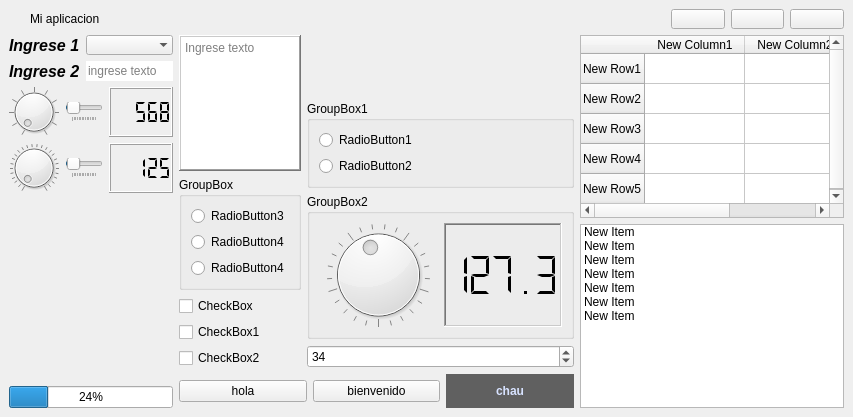
<?xml version="1.0" encoding="UTF-8"?>
<ui version="4.0">
 <class>MainWindow</class>
 <widget class="QMainWindow" name="MainWindow">
  <property name="geometry">
   <rect>
    <x>0</x>
    <y>0</y>
    <width>853</width>
    <height>417</height>
   </rect>
  </property>
  <property name="minimumSize">
   <size>
    <width>600</width>
    <height>400</height>
   </size>
  </property>
  <property name="windowTitle">
   <string>MainWindow</string>
  </property>
  <property name="windowIcon">
   <iconset resource="resource.qrc">
    <normaloff>:/imagenes/Imagenes/adidas_blanco.png</normaloff>:/imagenes/Imagenes/adidas_blanco.png</iconset>
  </property>
  <property name="windowOpacity">
   <double>0.990000000000000</double>
  </property>
  <widget class="QWidget" name="centralwidget">
   <layout class="QGridLayout" name="gridLayout" rowminimumheight="1,5">
    <item row="0" column="0">
     <layout class="QHBoxLayout" name="barraTitulo" stretch="1,6,16,6">
      <property name="sizeConstraint">
       <enum>QLayout::SizeConstraint::SetMinimumSize</enum>
      </property>
      <item>
       <widget class="QLabel" name="label_5">
        <property name="maximumSize">
         <size>
          <width>15</width>
          <height>20</height>
         </size>
        </property>
        <property name="text">
         <string/>
        </property>
        <property name="pixmap">
         <pixmap resource="resource.qrc">:/imagenes/Imagenes/utn_blanco.png</pixmap>
        </property>
        <property name="scaledContents">
         <bool>true</bool>
        </property>
       </widget>
      </item>
      <item>
       <widget class="QLabel" name="labelTitulo">
        <property name="maximumSize">
         <size>
          <width>16777215</width>
          <height>20</height>
         </size>
        </property>
        <property name="text">
         <string>Mi aplicacion</string>
        </property>
       </widget>
      </item>
      <item>
       <spacer name="horizontalSpacer">
        <property name="orientation">
         <enum>Qt::Orientation::Horizontal</enum>
        </property>
        <property name="sizeHint" stdset="0">
         <size>
          <width>40</width>
          <height>20</height>
         </size>
        </property>
       </spacer>
      </item>
      <item>
       <layout class="QHBoxLayout" name="horizontalLayout" stretch="1,1,1">
        <item>
         <widget class="QPushButton" name="btnMinimizar">
          <property name="sizePolicy">
           <sizepolicy hsizetype="Ignored" vsizetype="Ignored">
            <horstretch>0</horstretch>
            <verstretch>0</verstretch>
           </sizepolicy>
          </property>
          <property name="maximumSize">
           <size>
            <width>16777215</width>
            <height>20</height>
           </size>
          </property>
          <property name="text">
           <string/>
          </property>
          <property name="icon">
           <iconset resource="resource.qrc">
            <normaloff>:/imagenes/Imagenes/minimize_24dp_EFEFEF_FILL0_wght400_GRAD0_opsz24 (1).png</normaloff>:/imagenes/Imagenes/minimize_24dp_EFEFEF_FILL0_wght400_GRAD0_opsz24 (1).png</iconset>
          </property>
         </widget>
        </item>
        <item>
         <widget class="QPushButton" name="btnMaximizar">
          <property name="sizePolicy">
           <sizepolicy hsizetype="Ignored" vsizetype="Expanding">
            <horstretch>0</horstretch>
            <verstretch>0</verstretch>
           </sizepolicy>
          </property>
          <property name="maximumSize">
           <size>
            <width>16777215</width>
            <height>20</height>
           </size>
          </property>
          <property name="text">
           <string/>
          </property>
          <property name="icon">
           <iconset resource="resource.qrc">
            <normaloff>:/imagenes/Imagenes/expand_content_24dp_EFEFEF_FILL0_wght400_GRAD0_opsz24.png</normaloff>:/imagenes/Imagenes/expand_content_24dp_EFEFEF_FILL0_wght400_GRAD0_opsz24.png</iconset>
          </property>
          <property name="iconSize">
           <size>
            <width>30</width>
            <height>30</height>
           </size>
          </property>
         </widget>
        </item>
        <item>
         <widget class="QPushButton" name="btnCerrar">
          <property name="sizePolicy">
           <sizepolicy hsizetype="Ignored" vsizetype="Ignored">
            <horstretch>0</horstretch>
            <verstretch>0</verstretch>
           </sizepolicy>
          </property>
          <property name="maximumSize">
           <size>
            <width>16777215</width>
            <height>20</height>
           </size>
          </property>
          <property name="text">
           <string/>
          </property>
          <property name="icon">
           <iconset resource="resource.qrc">
            <normaloff>:/imagenes/Imagenes/close_24dp_EFEFEF_FILL0_wght400_GRAD0_opsz24.png</normaloff>:/imagenes/Imagenes/close_24dp_EFEFEF_FILL0_wght400_GRAD0_opsz24.png</iconset>
          </property>
         </widget>
        </item>
       </layout>
      </item>
     </layout>
    </item>
    <item row="1" column="0">
     <layout class="QHBoxLayout" name="horizontalLayout_9" stretch="1,3,2">
      <item>
       <layout class="QVBoxLayout" name="verticalLayout" stretch="1,1,1,1,6,1">
        <item>
         <layout class="QHBoxLayout" name="horizontalLayout_3" stretch="1,2">
          <item>
           <widget class="QLabel" name="label_3">
            <property name="font">
             <font>
              <pointsize>12</pointsize>
              <italic>true</italic>
              <bold>true</bold>
             </font>
            </property>
            <property name="text">
             <string>Ingrese 1</string>
            </property>
           </widget>
          </item>
          <item>
           <widget class="QComboBox" name="comboBox">
            <property name="focusPolicy">
             <enum>Qt::FocusPolicy::NoFocus</enum>
            </property>
            <property name="contextMenuPolicy">
             <enum>Qt::ContextMenuPolicy::ActionsContextMenu</enum>
            </property>
            <property name="editable">
             <bool>false</bool>
            </property>
            <property name="currentText">
             <string notr="true"/>
            </property>
            <property name="currentIndex">
             <number>-1</number>
            </property>
            <property name="maxCount">
             <number>2147483641</number>
            </property>
            <property name="insertPolicy">
             <enum>QComboBox::InsertPolicy::NoInsert</enum>
            </property>
            <property name="sizeAdjustPolicy">
             <enum>QComboBox::SizeAdjustPolicy::AdjustToContents</enum>
            </property>
            <property name="minimumContentsLength">
             <number>0</number>
            </property>
            <property name="placeholderText">
             <string notr="true">seleccione</string>
            </property>
            <property name="duplicatesEnabled">
             <bool>false</bool>
            </property>
            <property name="frame">
             <bool>false</bool>
            </property>
            <property name="modelColumn">
             <number>0</number>
            </property>
            <property name="labelDrawingMode">
             <enum>QComboBox::LabelDrawingMode::UseStyle</enum>
            </property>
            <item>
             <property name="text">
              <string>item1</string>
             </property>
            </item>
            <item>
             <property name="text">
              <string>item2</string>
             </property>
            </item>
            <item>
             <property name="text">
              <string>item3</string>
             </property>
            </item>
            <item>
             <property name="text">
              <string>item4</string>
             </property>
            </item>
           </widget>
          </item>
         </layout>
        </item>
        <item>
         <layout class="QHBoxLayout" name="horizontalLayout_2" stretch="1,2">
          <item>
           <widget class="QLabel" name="label_2">
            <property name="font">
             <font>
              <pointsize>12</pointsize>
              <italic>true</italic>
              <bold>true</bold>
             </font>
            </property>
            <property name="text">
             <string>Ingrese 2</string>
            </property>
           </widget>
          </item>
          <item>
           <widget class="QLineEdit" name="lineEdit">
            <property name="focusPolicy">
             <enum>Qt::FocusPolicy::StrongFocus</enum>
            </property>
            <property name="text">
             <string/>
            </property>
            <property name="frame">
             <bool>false</bool>
            </property>
            <property name="placeholderText">
             <string>ingrese texto</string>
            </property>
           </widget>
          </item>
         </layout>
        </item>
        <item>
         <layout class="QHBoxLayout" name="horizontalLayout_8" stretch="1,2,2">
          <item>
           <widget class="QDial" name="dial_3">
            <property name="singleStep">
             <number>10</number>
            </property>
            <property name="orientation">
             <enum>Qt::Orientation::Vertical</enum>
            </property>
            <property name="invertedAppearance">
             <bool>false</bool>
            </property>
            <property name="invertedControls">
             <bool>false</bool>
            </property>
            <property name="wrapping">
             <bool>false</bool>
            </property>
            <property name="notchesVisible">
             <bool>true</bool>
            </property>
           </widget>
          </item>
          <item>
           <widget class="QSlider" name="horizontalSlider_2">
            <property name="value">
             <number>4</number>
            </property>
            <property name="orientation">
             <enum>Qt::Orientation::Horizontal</enum>
            </property>
            <property name="invertedAppearance">
             <bool>false</bool>
            </property>
            <property name="invertedControls">
             <bool>false</bool>
            </property>
            <property name="tickPosition">
             <enum>QSlider::TickPosition::TicksBelow</enum>
            </property>
            <property name="tickInterval">
             <number>7</number>
            </property>
           </widget>
          </item>
          <item>
           <widget class="QLCDNumber" name="lcdNumber_2">
            <property name="segmentStyle">
             <enum>QLCDNumber::SegmentStyle::Flat</enum>
            </property>
            <property name="intValue" stdset="0">
             <number>568</number>
            </property>
           </widget>
          </item>
         </layout>
        </item>
        <item>
         <layout class="QHBoxLayout" name="horizontalLayout_5" stretch="1,2,2">
          <item>
           <widget class="QDial" name="dial">
            <property name="pageStep">
             <number>25</number>
            </property>
            <property name="wrapping">
             <bool>false</bool>
            </property>
            <property name="notchesVisible">
             <bool>true</bool>
            </property>
           </widget>
          </item>
          <item>
           <widget class="QSlider" name="horizontalSlider">
            <property name="value">
             <number>4</number>
            </property>
            <property name="orientation">
             <enum>Qt::Orientation::Horizontal</enum>
            </property>
            <property name="invertedAppearance">
             <bool>false</bool>
            </property>
            <property name="invertedControls">
             <bool>false</bool>
            </property>
            <property name="tickPosition">
             <enum>QSlider::TickPosition::TicksBelow</enum>
            </property>
            <property name="tickInterval">
             <number>7</number>
            </property>
           </widget>
          </item>
          <item>
           <widget class="QLCDNumber" name="lcdNumber_3">
            <property name="segmentStyle">
             <enum>QLCDNumber::SegmentStyle::Flat</enum>
            </property>
            <property name="intValue" stdset="0">
             <number>125</number>
            </property>
           </widget>
          </item>
         </layout>
        </item>
        <item>
         <spacer name="verticalSpacer">
          <property name="orientation">
           <enum>Qt::Orientation::Vertical</enum>
          </property>
          <property name="sizeHint" stdset="0">
           <size>
            <width>20</width>
            <height>40</height>
           </size>
          </property>
         </spacer>
        </item>
        <item>
         <widget class="QProgressBar" name="progressBar">
          <property name="value">
           <number>24</number>
          </property>
         </widget>
        </item>
       </layout>
      </item>
      <item>
       <layout class="QVBoxLayout" name="verticalLayout_5">
        <item>
         <layout class="QHBoxLayout" name="horizontalLayout_4" stretch="1,5">
          <item>
           <layout class="QVBoxLayout" name="verticalLayout_3" stretch="4,1,1">
            <item>
             <widget class="QTextEdit" name="textEdit">
              <property name="frameShape">
               <enum>QFrame::Shape::WinPanel</enum>
              </property>
              <property name="frameShadow">
               <enum>QFrame::Shadow::Raised</enum>
              </property>
              <property name="documentTitle">
               <string/>
              </property>
              <property name="markdown">
               <string/>
              </property>
              <property name="html">
               <string>&lt;!DOCTYPE HTML PUBLIC &quot;-//W3C//DTD HTML 4.0//EN&quot; &quot;http://www.w3.org/TR/REC-html40/strict.dtd&quot;&gt;
&lt;html&gt;&lt;head&gt;&lt;meta name=&quot;qrichtext&quot; content=&quot;1&quot; /&gt;&lt;meta charset=&quot;utf-8&quot; /&gt;&lt;style type=&quot;text/css&quot;&gt;
p, li { white-space: pre-wrap; }
hr { height: 1px; border-width: 0; }
li.unchecked::marker { content: &quot;\2610&quot;; }
li.checked::marker { content: &quot;\2612&quot;; }
&lt;/style&gt;&lt;/head&gt;&lt;body style=&quot; font-family:'Segoe UI'; font-size:9pt; font-weight:400; font-style:normal;&quot;&gt;
&lt;p style=&quot;-qt-paragraph-type:empty; margin-top:0px; margin-bottom:0px; margin-left:0px; margin-right:0px; -qt-block-indent:0; text-indent:0px;&quot;&gt;&lt;br /&gt;&lt;/p&gt;&lt;/body&gt;&lt;/html&gt;</string>
              </property>
              <property name="overwriteMode">
               <bool>true</bool>
              </property>
              <property name="placeholderText">
               <string>Ingrese texto</string>
              </property>
             </widget>
            </item>
            <item>
             <widget class="QGroupBox" name="groupBox_3">
              <property name="sizePolicy">
               <sizepolicy hsizetype="Expanding" vsizetype="Preferred">
                <horstretch>0</horstretch>
                <verstretch>0</verstretch>
               </sizepolicy>
              </property>
              <property name="title">
               <string>GroupBox</string>
              </property>
              <layout class="QVBoxLayout" name="verticalLayout_6">
               <item>
                <widget class="QRadioButton" name="radioButton_3">
                 <property name="sizePolicy">
                  <sizepolicy hsizetype="Minimum" vsizetype="Expanding">
                   <horstretch>0</horstretch>
                   <verstretch>0</verstretch>
                  </sizepolicy>
                 </property>
                 <property name="text">
                  <string>RadioButton3</string>
                 </property>
                 <attribute name="buttonGroup">
                  <string notr="true">buttonGroup_2</string>
                 </attribute>
                </widget>
               </item>
               <item>
                <widget class="QRadioButton" name="radioButton_4">
                 <property name="sizePolicy">
                  <sizepolicy hsizetype="Minimum" vsizetype="Expanding">
                   <horstretch>0</horstretch>
                   <verstretch>0</verstretch>
                  </sizepolicy>
                 </property>
                 <property name="text">
                  <string>RadioButton4</string>
                 </property>
                 <attribute name="buttonGroup">
                  <string notr="true">buttonGroup_2</string>
                 </attribute>
                </widget>
               </item>
               <item>
                <widget class="QRadioButton" name="radioButton_5">
                 <property name="sizePolicy">
                  <sizepolicy hsizetype="Minimum" vsizetype="Expanding">
                   <horstretch>0</horstretch>
                   <verstretch>0</verstretch>
                  </sizepolicy>
                 </property>
                 <property name="text">
                  <string>RadioButton4</string>
                 </property>
                 <attribute name="buttonGroup">
                  <string notr="true">buttonGroup_2</string>
                 </attribute>
                </widget>
               </item>
              </layout>
             </widget>
            </item>
            <item>
             <layout class="QVBoxLayout" name="verticalLayout_7">
              <item>
               <widget class="QCheckBox" name="checkBox">
                <property name="sizePolicy">
                 <sizepolicy hsizetype="Expanding" vsizetype="Fixed">
                  <horstretch>0</horstretch>
                  <verstretch>0</verstretch>
                 </sizepolicy>
                </property>
                <property name="text">
                 <string>CheckBox</string>
                </property>
               </widget>
              </item>
              <item>
               <widget class="QCheckBox" name="checkBox_2">
                <property name="sizePolicy">
                 <sizepolicy hsizetype="Expanding" vsizetype="Fixed">
                  <horstretch>0</horstretch>
                  <verstretch>0</verstretch>
                 </sizepolicy>
                </property>
                <property name="text">
                 <string>CheckBox1</string>
                </property>
               </widget>
              </item>
              <item>
               <widget class="QCheckBox" name="checkBox_3">
                <property name="sizePolicy">
                 <sizepolicy hsizetype="Expanding" vsizetype="Fixed">
                  <horstretch>0</horstretch>
                  <verstretch>0</verstretch>
                 </sizepolicy>
                </property>
                <property name="text">
                 <string>CheckBox2</string>
                </property>
               </widget>
              </item>
             </layout>
            </item>
           </layout>
          </item>
          <item>
           <layout class="QVBoxLayout" name="verticalLayout_2" stretch="5,1,10,1">
            <item>
             <layout class="QHBoxLayout" name="horizontalLayout_10" stretch="1,1">
              <item>
               <widget class="QLabel" name="label">
                <property name="sizePolicy">
                 <sizepolicy hsizetype="Expanding" vsizetype="Expanding">
                  <horstretch>0</horstretch>
                  <verstretch>0</verstretch>
                 </sizepolicy>
                </property>
                <property name="maximumSize">
                 <size>
                  <width>60</width>
                  <height>60</height>
                 </size>
                </property>
                <property name="text">
                 <string/>
                </property>
                <property name="textFormat">
                 <enum>Qt::TextFormat::AutoText</enum>
                </property>
                <property name="pixmap">
                 <pixmap resource="resource.qrc">:/imagenes/Imagenes/adidas_blanco.png</pixmap>
                </property>
                <property name="scaledContents">
                 <bool>true</bool>
                </property>
                <property name="alignment">
                 <set>Qt::AlignmentFlag::AlignCenter</set>
                </property>
                <property name="wordWrap">
                 <bool>false</bool>
                </property>
               </widget>
              </item>
              <item>
               <widget class="QLabel" name="label_4">
                <property name="sizePolicy">
                 <sizepolicy hsizetype="Expanding" vsizetype="Expanding">
                  <horstretch>0</horstretch>
                  <verstretch>0</verstretch>
                 </sizepolicy>
                </property>
                <property name="maximumSize">
                 <size>
                  <width>60</width>
                  <height>60</height>
                 </size>
                </property>
                <property name="text">
                 <string/>
                </property>
                <property name="pixmap">
                 <pixmap resource="resource.qrc">:/imagenes/Imagenes/puma_blanco.png</pixmap>
                </property>
                <property name="scaledContents">
                 <bool>true</bool>
                </property>
               </widget>
              </item>
             </layout>
            </item>
            <item>
             <widget class="QGroupBox" name="groupBox">
              <property name="sizePolicy">
               <sizepolicy hsizetype="Expanding" vsizetype="Preferred">
                <horstretch>0</horstretch>
                <verstretch>0</verstretch>
               </sizepolicy>
              </property>
              <property name="title">
               <string>GroupBox1</string>
              </property>
              <property name="checkable">
               <bool>false</bool>
              </property>
              <property name="checked">
               <bool>false</bool>
              </property>
              <layout class="QGridLayout" name="gridLayout_2">
               <item row="0" column="0">
                <widget class="QRadioButton" name="radioButton">
                 <property name="text">
                  <string>RadioButton1</string>
                 </property>
                 <attribute name="buttonGroup">
                  <string notr="true">buttonGroup</string>
                 </attribute>
                </widget>
               </item>
               <item row="1" column="0">
                <widget class="QRadioButton" name="radioButton_2">
                 <property name="text">
                  <string>RadioButton2</string>
                 </property>
                 <attribute name="buttonGroup">
                  <string notr="true">buttonGroup</string>
                 </attribute>
                </widget>
               </item>
              </layout>
             </widget>
            </item>
            <item>
             <widget class="QGroupBox" name="groupBox_2">
              <property name="sizePolicy">
               <sizepolicy hsizetype="Expanding" vsizetype="Preferred">
                <horstretch>0</horstretch>
                <verstretch>0</verstretch>
               </sizepolicy>
              </property>
              <property name="title">
               <string>GroupBox2</string>
              </property>
              <layout class="QGridLayout" name="gridLayout_3">
               <item row="0" column="0">
                <widget class="QDial" name="dial_2">
                 <property name="value">
                  <number>45</number>
                 </property>
                 <property name="invertedAppearance">
                  <bool>false</bool>
                 </property>
                 <property name="invertedControls">
                  <bool>false</bool>
                 </property>
                 <property name="wrapping">
                  <bool>true</bool>
                 </property>
                 <property name="notchesVisible">
                  <bool>true</bool>
                 </property>
                </widget>
               </item>
               <item row="0" column="1">
                <widget class="QLCDNumber" name="lcdNumber">
                 <property name="frameShape">
                  <enum>QFrame::Shape::WinPanel</enum>
                 </property>
                 <property name="frameShadow">
                  <enum>QFrame::Shadow::Sunken</enum>
                 </property>
                 <property name="lineWidth">
                  <number>2</number>
                 </property>
                 <property name="midLineWidth">
                  <number>1</number>
                 </property>
                 <property name="smallDecimalPoint">
                  <bool>false</bool>
                 </property>
                 <property name="digitCount">
                  <number>5</number>
                 </property>
                 <property name="segmentStyle">
                  <enum>QLCDNumber::SegmentStyle::Flat</enum>
                 </property>
                 <property name="value" stdset="0">
                  <double>127.299999999999997</double>
                 </property>
                </widget>
               </item>
              </layout>
             </widget>
            </item>
            <item>
             <widget class="QSpinBox" name="spinBox">
              <property name="sizePolicy">
               <sizepolicy hsizetype="Expanding" vsizetype="Fixed">
                <horstretch>0</horstretch>
                <verstretch>0</verstretch>
               </sizepolicy>
              </property>
              <property name="focusPolicy">
               <enum>Qt::FocusPolicy::ClickFocus</enum>
              </property>
              <property name="contextMenuPolicy">
               <enum>Qt::ContextMenuPolicy::NoContextMenu</enum>
              </property>
              <property name="suffix">
               <string/>
              </property>
              <property name="prefix">
               <string/>
              </property>
              <property name="value">
               <number>34</number>
              </property>
             </widget>
            </item>
           </layout>
          </item>
         </layout>
        </item>
        <item>
         <layout class="QHBoxLayout" name="horizontalLayout_6" stretch="1,1,1">
          <item>
           <widget class="QPushButton" name="pushButton">
            <property name="text">
             <string>hola</string>
            </property>
            <property name="icon">
             <iconset theme="x-office-calendar">
              <normaloff>:/images/imagen1.jpg</normaloff>:/images/imagen1.jpg</iconset>
            </property>
            <property name="iconSize">
             <size>
              <width>50</width>
              <height>50</height>
             </size>
            </property>
           </widget>
          </item>
          <item>
           <widget class="QPushButton" name="pushButton_2">
            <property name="text">
             <string>bienvenido</string>
            </property>
            <property name="icon">
             <iconset theme="x-office-calendar">
              <normaloff>:/images/imagen1.jpg</normaloff>:/images/imagen1.jpg</iconset>
            </property>
            <property name="iconSize">
             <size>
              <width>50</width>
              <height>50</height>
             </size>
            </property>
           </widget>
          </item>
          <item>
           <widget class="QPushButton" name="pushButton_3">
            <property name="styleSheet">
             <string notr="true">QPushButton {
    /* Boton relleno tipico de Material You (Filled Button) */
    background-color:#606060; 
    color: #d7e2ff;
    border: none; /* Android no usa bordes en los botones */
    border-radius: 20px; /* Esquinas tipo capsula hiper-redondeadas */
    padding: 10px 24px;
    font-weight: 500;
}
QPushButton:hover {
    background-color: #475476; /* Resalte suave por encima */
}
QPushButton:pressed {
    background-color: #2e3950; /* Efecto de presionado sin relieve */
}</string>
            </property>
            <property name="text">
             <string>chau</string>
            </property>
            <property name="icon">
             <iconset theme="x-office-calendar">
              <normaloff>:/images/imagen1.jpg</normaloff>:/images/imagen1.jpg</iconset>
            </property>
            <property name="iconSize">
             <size>
              <width>50</width>
              <height>50</height>
             </size>
            </property>
           </widget>
          </item>
         </layout>
        </item>
       </layout>
      </item>
      <item>
       <layout class="QVBoxLayout" name="verticalLayout_4">
        <item>
         <widget class="QTableWidget" name="tableWidget">
          <property name="focusPolicy">
           <enum>Qt::FocusPolicy::NoFocus</enum>
          </property>
          <property name="alternatingRowColors">
           <bool>false</bool>
          </property>
          <property name="selectionMode">
           <enum>QAbstractItemView::SelectionMode::SingleSelection</enum>
          </property>
          <property name="verticalScrollMode">
           <enum>QAbstractItemView::ScrollMode::ScrollPerPixel</enum>
          </property>
          <property name="horizontalScrollMode">
           <enum>QAbstractItemView::ScrollMode::ScrollPerPixel</enum>
          </property>
          <row>
           <property name="text">
            <string>New Row1</string>
           </property>
          </row>
          <row>
           <property name="text">
            <string>New Row2</string>
           </property>
          </row>
          <row>
           <property name="text">
            <string>New Row3</string>
           </property>
          </row>
          <row>
           <property name="text">
            <string>New Row4</string>
           </property>
          </row>
          <row>
           <property name="text">
            <string>New Row5</string>
           </property>
          </row>
          <column>
           <property name="text">
            <string>New Column1</string>
           </property>
          </column>
          <column>
           <property name="text">
            <string>New Column2</string>
           </property>
          </column>
          <column>
           <property name="text">
            <string>New Column3</string>
           </property>
          </column>
         </widget>
        </item>
        <item>
         <widget class="QListWidget" name="listWidget">
          <property name="focusPolicy">
           <enum>Qt::FocusPolicy::NoFocus</enum>
          </property>
          <property name="verticalScrollMode">
           <enum>QAbstractItemView::ScrollMode::ScrollPerPixel</enum>
          </property>
          <property name="horizontalScrollMode">
           <enum>QAbstractItemView::ScrollMode::ScrollPerPixel</enum>
          </property>
          <item>
           <property name="text">
            <string>New Item</string>
           </property>
          </item>
          <item>
           <property name="text">
            <string>New Item</string>
           </property>
          </item>
          <item>
           <property name="text">
            <string>New Item</string>
           </property>
          </item>
          <item>
           <property name="text">
            <string>New Item</string>
           </property>
          </item>
          <item>
           <property name="text">
            <string>New Item</string>
           </property>
          </item>
          <item>
           <property name="text">
            <string>New Item</string>
           </property>
          </item>
          <item>
           <property name="text">
            <string>New Item</string>
           </property>
          </item>
         </widget>
        </item>
       </layout>
      </item>
     </layout>
    </item>
   </layout>
  </widget>
 </widget>
 <resources>
  <include location="resource.qrc"/>
 </resources>
 <connections/>
 <buttongroups>
  <buttongroup name="buttonGroup"/>
  <buttongroup name="buttonGroup_2"/>
 </buttongroups>
</ui>
